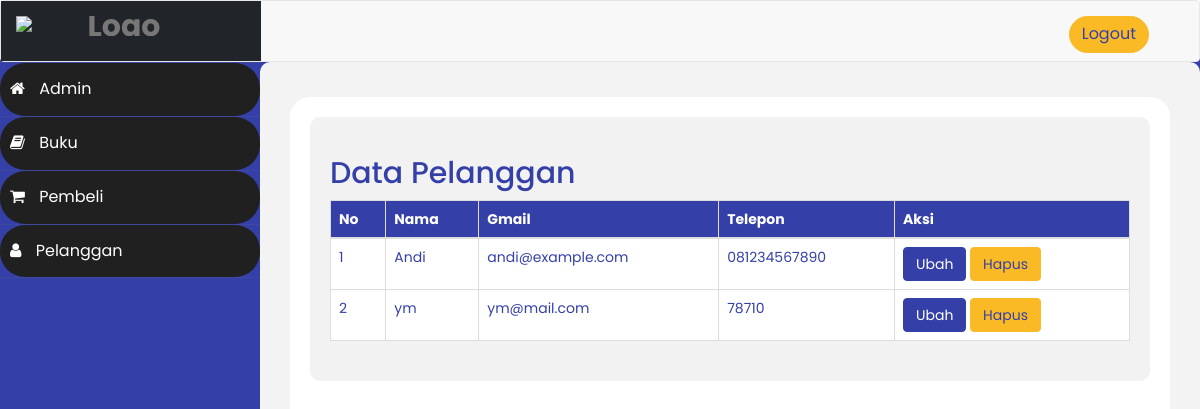
The app's page /admin/index.php?hal=pelanggan (signed in) with its own data.
### tables this page shows
CREATE TABLE `pelanggan` (
  `id_pelanggan` int(11) NOT NULL,
  `gmail_pelanggan` varchar(100) NOT NULL,
  `password_pelanggan` varchar(50) NOT NULL,
  `nama_pelanggan` varchar(100) NOT NULL,
  `telepon_pelanggan` varchar(25) NOT NULL
);

### admin/pelanggan.php (the view, shortened to what this page needs)
<!DOCTYPE html>
<html>
<head>
	<link rel="stylesheet" type="text/css" href="admin/assets/css/bootstrap.css">
	<link rel="stylesheet" type="text/css" href="css/index.css">
</head>
<body>
	<div id="container">
		<h2>Data Pelanggan</h2>
		<table class="table table-bordered">
			<thead>
				<tr>
					<th>No</th>
					<th>Nama</th>
					<th>Gmail</th>
					<th>Telepon</th>
					<th>Aksi</th>
				</tr>
			</thead>
			<tbody>
				<?php $nomor = 1; ?>
				<?php $ambil = $koneksi->query("SELECT * FROM pelanggan"); ?>
				<?php while ($pecah = $ambil->fetch_assoc()) { ?>
					<tr>
						<td><?php echo $nomor; ?></td>
						<td><?php echo $pecah["nama_pelanggan"]; ?></td>
						<td><?php echo $pecah["gmail_pelanggan"]; ?></td>
						<td><?php echo $pecah["telepon_pelanggan"]; ?></td>
						<td>
							<a href="index.php?hal=ubahpelanggan&id=<?php echo $pecah['id_pelanggan']; ?>"
								class="btn btn-warning">Ubah</a>
							<a href="index.php?hal=hapuspelanggan&id=<?php echo $pecah['id_pelanggan']; ?>"
								class="btn btn-danger">Hapus</a>
						</td>
					</tr>
					<?php $nomor++; ?>
				<?php } ?>
			</tbody>
		</table>
	</div>
</body>
</html>

### admin/assets/css/custom.css (style rules this page uses)
body { font-family: 'Poppins', sans-serif; }
h2 { color: #3440A8; font-weight: bold; }

### admin/index.php (style rules this page uses)
body { font-family: 'Poppins', sans-serif; background-color: white; color: #3440A8; }

### admin/pelanggan.php (style rules this page uses)
body { font-family: 'Poppins', sans-serif; background-color: #ffffff; color: #3440A8; }
h2 { color: #3440A8; }
table { border-collapse: collapse; width: 100%; }
th, td { border: 1px solid #dddddd; text-align: left; padding: 8px; }
th { background-color: #3440A8; color: #ffffff; }
td { background-color: #ffffff; }
.btn-warning { background-color: #3440A8; border-color: #3440A8; color: #ffffff; }
.btn-danger { background-color: #FABA26; border-color: #FABA26; color: #3440A8; }
#container { border-radius: 10px; background-color: #f2f2f2; padding: 20px; margin-bottom: 20px; }

### records on screen
pelanggan: nama_pelanggan "Andi", gmail_pelanggan "andi@example.com", telepon_pelanggan "081234567890"
pelanggan: nama_pelanggan "ym", gmail_pelanggan "ym@mail.com", telepon_pelanggan "78710"
